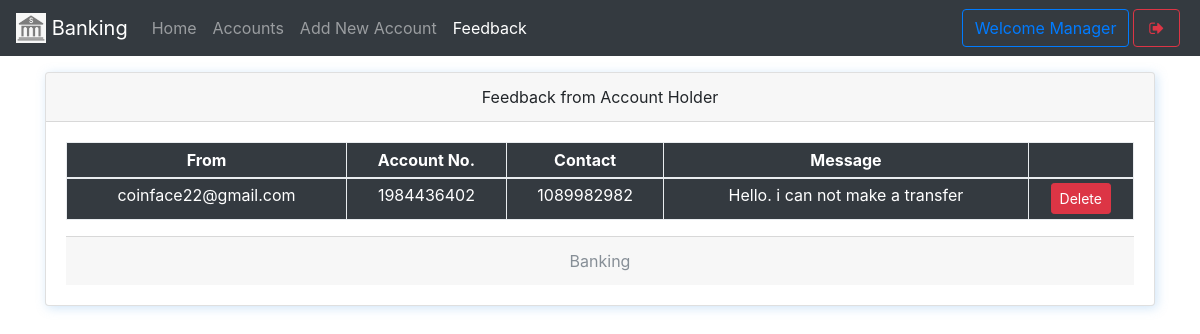
/manager/feedbacks (signed in), run on the app's committed database.
### core/models.py (models this page shows, shortened)
class Feedback(models.Model):
    user = models.ForeignKey(User, null  = True, blank=True, on_delete=models.SET_NULL)
    message = models.CharField(max_length=200)
    date_created = models.DateTimeField(auto_now_add=True)

class User(AbstractUser):
    username = None
    email = models.EmailField(
        _('Email'),
        max_length=150,
        unique=True,
        help_text=_('Required. 150 characters or fewer. Letters, digits and @/./+/-/_ only.'),
        error_messages={
            'unique': _("A user with that email already exists."),
        },
    )
    objects = BaseManager()
    USERNAME_FIELD = 'email'
    REQUIRED_FIELDS = []
    choices = (('user','user'),('cashier','cashier'),('manager','manager'))
    usertype = models.CharField(max_length = 10, default = "user")

class Account(models.Model):
    user = models.OneToOneField(User,on_delete= models.CASCADE)
    account_number = models.CharField(max_length = 10,unique = True,validators=[numeric_validation])
    balance = models.BigIntegerField()
    branch  = models.ForeignKey(Branch,null = True,blank=True,on_delete=models.SET_NULL)
    account_type = models.CharField(max_length = 10, choices = (('current','current'),('savings','savings')),default = "savings")
    first_name = models.CharField(max_length = 256)
    middle_name = models.CharField(max_length = 256, blank = True)
    last_name = models.CharField(max_length = 256)
    city = models.CharField(max_length= 20, blank=True)
    address = models.CharField(max_length= 40, blank=True)
    contact = models.CharField(max_length=12,blank=True, validators=[numeric_validation])
    date_created = models.DateTimeField(auto_now_add = True)

### core/views.py (the view, shortened to what this page needs)
# urls.py: path('manager/feedbacks',ManagerFeedbackListView.as_view(),name="manager-feedbacks"),
class ManagerFeedbackListView(ManagerRequiredMixin,ListView):
    model = Feedback
    template_name = "manager/feedback.html"
    def get_queryset(self):
        return Feedback.objects.all().order_by("-date_created")

### core/views.py (called while the page is built)
    def test_func(self):
        return self.request.user.is_staff or self.request.user.usertype == "manager"

### core/templates/manager/feedback.html (shortened to what this page needs)
{% extends 'manager/manager-base.html' %}
{% block content %}
<div class="container">
    <div class="card w-100 text-center shadowBlue">
      <div class="card-header">
        Feedback from Account Holder
      </div>
      <div class="card-body">
       <table class="table table-bordered table-sm bg-dark text-white">
      <thead>
        <tr>
          <th scope="col">From</th>
          <th scope="col">Account No.</th>
          <th scope="col">Contact</th>
          <th scope="col">Message</th>
          <th scope="col"></th>
        </tr>
      </thead>
      <tbody>
        {% for obj in object_list %}
          <tr>
            <td>{{obj.user.email}}</td>
            <td>{{obj.user.account.account_number}}</td>
            <td>{{obj.user.account.contact}}</td>
            <td>{{obj.message}}</td>
            <td>
              <a href="javascript:void(0)" class='btn btn-danger btn-sm' onclick="deleteuser('{{obj.id}}')" data-toggle="modal" data-target="#staticBackdrop" title="Delete this account">Delete</a>
            </td>
          </tr>
        {% empty %}
        <p class="jumbotron text-center">No Feedbacks</p>
        {% endfor %}
      </tbody>
    </table>
      <div class="card-footer text-muted">
        Banking
      </div>
    </div>
{% endblock %}

### core/static/css/custom.css (style rules this page uses)
.shadowBlue { box-shadow: 2px 2px 11px #75b3e759 }

### data on the page
Feedback: user.email "coinface22@gmail.com", user.account.account_number "1984436402", user.account.contact "1089982982", message "Hello. i can not make a transfer"
